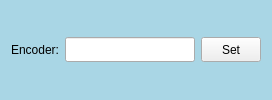
                          <widget class="QGroupBox" name="groupBox_74">
                           <property name="minimumSize">
                            <size>
                             <width>0</width>
                             <height>45</height>
                            </size>
                           </property>
                           <property name="styleSheet">
                            <string notr="true">QGroupBox{
background-color: rgb(169, 214, 229);
border:none;
}

QGroupBox:title{
background-color: rgb(70, 143, 175);
border:none;
	color: rgb(208, 248, 255);
}</string>
                           </property>
                           <property name="title">
                            <string/>
                           </property>
                           <layout class="QHBoxLayout" name="horizontalLayout_4">
                            <item>
                             <widget class="QLabel" name="label_49">
                              <property name="minimumSize">
                               <size>
                                <width>0</width>
                                <height>28</height>
                               </size>
                              </property>
                              <property name="text">
                               <string>Encoder:</string>
                              </property>
                             </widget>
                            </item>
                            <item>
                             <widget class="QLineEdit" name="lineEdit_4">
                              <property name="minimumSize">
                               <size>
                                <width>130</width>
                                <height>25</height>
                               </size>
                              </property>
                              <property name="maximumSize">
                               <size>
                                <width>140</width>
                                <height>16777215</height>
                               </size>
                              </property>
                              <property name="readOnly">
                               <bool>true</bool>
                              </property>
                             </widget>
                            </item>
                            <item>
                             <widget class="QPushButton" name="unicodeShortPush">
                              <property name="minimumSize">
                               <size>
                                <width>60</width>
                                <height>25</height>
                               </size>
                              </property>
                              <property name="maximumSize">
                               <size>
                                <width>60</width>
                                <height>16777215</height>
                               </size>
                              </property>
                              <property name="text">
                               <string>Set</string>
                              </property>
                             </widget>
                            </item>
                           </layout>
                          </widget>
